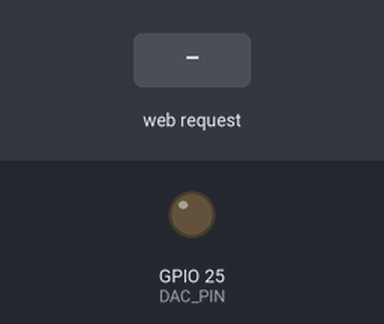
Bench run of a sketch on a simulated ESP32. Shown: output pins drawn as LEDs (lit = HIGH). Dashed ring = blinking. Inputs (shaded band) come from the test bench. WiFi joins after 1.5 s; servers stay silent unless stated; what the sketch prints to the serial monitor is not drawn.

Above: at 0.1 s.
At 2.7 s:
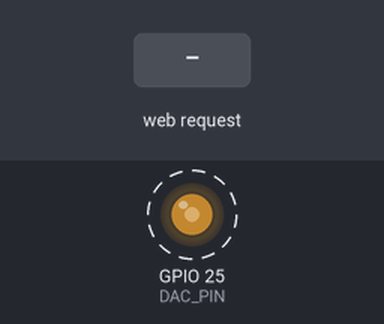
2.8 s: HTTP request GET /freq?f=1 received
At 2.92 s:
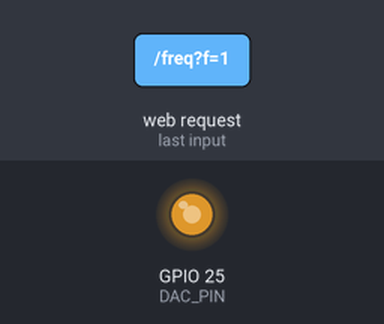
Timing chart, 0 to 11.8 s (numbered marks = the images above; inputs shaded):
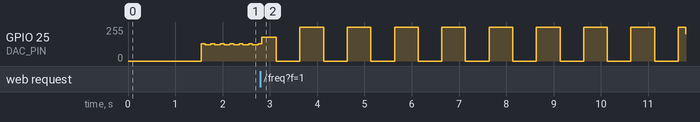

The sketch:

remote_controlable_sine_wave_test.ino
```cpp
#include <WiFi.h>
#include <WebServer.h>
#include <esp_timer.h>   // 高分解能タイマー (µs)

// ─── Wi-Fi ───
const char* WIFI_SSID = "escentier";
const char* WIFI_PASS = "escentier";

// ─── Audio ───
constexpr uint32_t SAMPLE_RATE = 8000;     // 8 kHz
constexpr float    DEFAULT_FREQ = 220.0f;  // 起動時 220 Hz
const uint8_t      DAC_PIN = 25;           // **GPIO25 (必ず 25 or 26)**

// ─── Globals ───
WebServer server(80);
uint8_t  sineLUT[256];
volatile uint32_t phaseAcc = 0, phaseInc = 0;
esp_timer_handle_t audioTimer;

// ─── Timer ISR ───
void IRAM_ATTR onAudio(void*) {
  phaseAcc += phaseInc;
  uint8_t idx = phaseAcc >> 24;      // 上位 8bit
  dacWrite(DAC_PIN, sineLUT[idx]);   // **25 → DAC1**
}

// ─── HTTP /freq?f=xxx ───
void handleFreq() {
  if (!server.hasArg("f")) { server.send(400,"text/plain","?f=Hz"); return; }
  float f = server.arg("f").toFloat();
  if (f <= 0)          { server.send(400,"text/plain","bad"); return; }
  phaseInc = uint32_t((f * (1ULL<<32)) / SAMPLE_RATE);
  server.send(200,"text/plain","Set "+String(f)+" Hz");
}

void setup() {
  Serial.begin(115200);

  // 1) Wi-Fi
  WiFi.begin(WIFI_SSID, WIFI_PASS);
  Serial.print("WiFi");
  while (WiFi.status()!=WL_CONNECTED){delay(300);Serial.print(".");}
  Serial.println("\nIP="+WiFi.localIP().toString());

  // 2) 256-pt sine LUT (0-255)
  for (int i=0;i<256;i++){
    float th = 2*PI*i/256.0f;
    sineLUT[i] = uint8_t(127.5f + 127.5f * sinf(th));
  }

  // 3) 初期周波数
  phaseInc = uint32_t((DEFAULT_FREQ * (1ULL<<32)) / SAMPLE_RATE);

  // 4) DAC 初期化（中央値）
  dacWrite(DAC_PIN, 128);

  // 5) esp_timer 8 kHz
  esp_timer_create_args_t cfg{
    .callback = &onAudio,
    .arg      = nullptr,
    .dispatch_method = ESP_TIMER_TASK, // タスクコンテキスト
    .name     = "audio"
  };
  esp_timer_create(&cfg, &audioTimer);
  esp_timer_start_periodic(audioTimer, 1000000 / SAMPLE_RATE); // µs

  // 6) HTTP
  server.on("/freq", HTTP_GET, handleFreq);
  server.begin();
}

void loop(){ server.handleClient(); }
```
